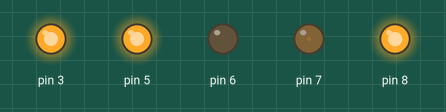
Bench run of a sketch on a simulated Arduino Uno, built with avr-gcc and run on an emulated ATmega328P. Shown: output pins drawn as LEDs (lit = HIGH).

Above: at 4.05 s.
At 4.95 s:
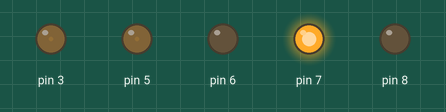
At 5.45 s:
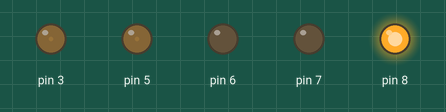
At 5.95 s:
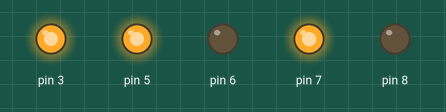
Timing chart, 0 to 8.6 s (numbered marks = the images above):
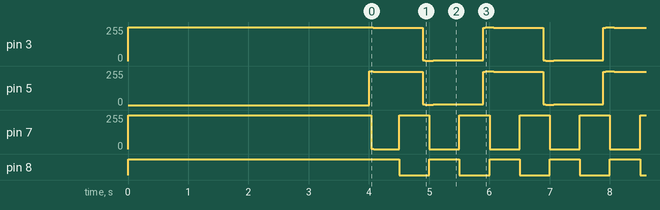

Measured:
- by itself, pin 7: moves between 0/255 and 255/255, repeating every 2.0 s
- by itself, pin 8: alternates HIGH for 0.50 s and LOW for 0.50 s

The sketch:

bugatti_test.ino
```cpp
/* Bugatti di Antonino

   Esempio base:
   2 LED / Strisce laterali che lampeggiano alternativamente
   1 LED in PWM per il motore PWM
   1 Striscia RGB sotto per tutta la lunghezza delle ali

   Lettura del canale Throttle (3) con la funzione Pulsein
*/

#include <common.h>

// LED disponibili
Lampeggiatore left = 7;
Lampeggiatore right = 8;
Pwm motore = 3;

// RGB
Pwm rsotto = 6;
Pwm gsotto = 5;
Pwm bsotto = 3;

void setup() {
  // I PINs vengono impostati dal constructor al momento
  // della dichiarazione dell'ogetto.

  right.Invert() ;  // Opzionale: inverte l'ordine del lampeggio da
  // HI -> LOW --> LOW -> HI
  // per avere 2 LED che lampeggiano alternativamente

  randomSeed(analogRead(0));

  // Test iniziale dei LED per verifica contatti:
  left.High();
  right.High();
  motore.Set(255);
  delay(4000);
}

void loop() {
  right.Blink();
  left.Blink();
  gsotto.UD(2000);
  motore.UD(2000);
}
```
